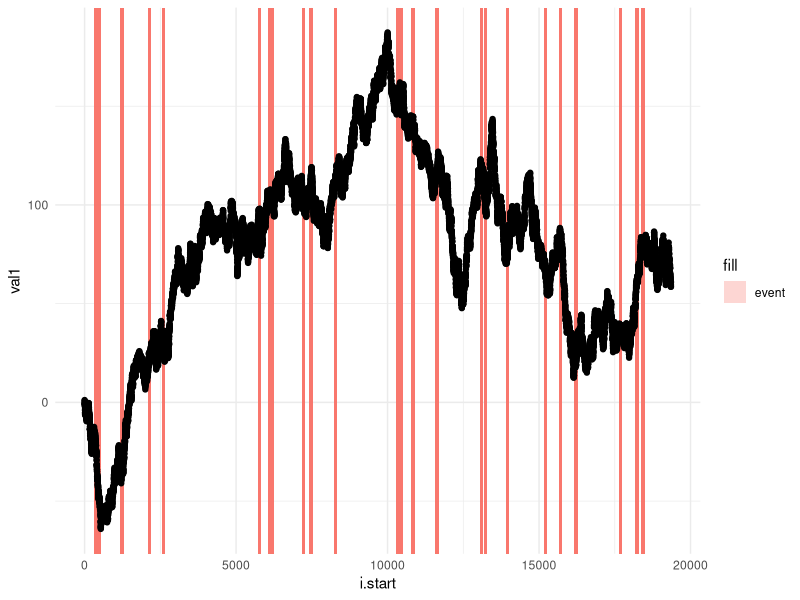

Write the R code that produced this figure.
## ---- chunk 1
library(data.table)

(x = data.table(start=c(5,31,22,16), end=c(8,50,25,18), val2 = 7:10))
(y = data.table(start=c(10, 20, 30), end=c(15, 35, 45), val1 = 1:3))
## ---- chunk 2
setkey(y, start, end)
## ---- chunk 3
foverlaps(x, y, type = "any")
## ---- chunk 4
foverlaps(x, y, type = "within")
## ---- chunk 5
seq_dates  <- seq(as.IDate("1970-01-01"), as.IDate("2022-12-31", origin = "1900-01-01"), by = "days")
## ---- chunk 6
seq_dates <- as.numeric(seq_dates)
## ---- chunk 7
set.seed(1401L)
random_walk <- cumsum(rnorm(n = length(seq_dates)))
## ---- chunk 8
(dt_x <- data.table(val1 = random_walk, start = seq_dates, end = shift(seq_dates, n = 1L, type = "lead")))
dt_x <- na.omit(dt_x, cols = "end")
## ---- chunk 9
set.seed(1401L)
sample_start <- sample(1 : nrow(dt_x), size = 25, replace = FALSE)
sample_end   <- sample_start + sample(100 : 110, size = 25, replace = TRUE)

val2 <- rep(1L, times = 25)

dt_y <- data.table(event = val2, start = sample_start, end = sample_end)
setkey(dt_y, start, end)
## ---- chunk 10
(dt_joined <- foverlaps(dt_x, dt_y, type = "within"))
## ---- chunk 11
setnafill(dt_joined, type = "const", fill = 0, cols = "event")
dt_joined
## ---- chunk 12
foverlaps(dt_x, dt_y, type = "within", mult = "all", nomatch = NULL)[,.N]
## ---- chunk 13
foverlaps(dt_x, dt_y, type = "within", mult = "last", nomatch = NULL)[,.N]
## ---- chunk 14
foverlaps(dt_x, dt_y, type = "within", mult = "first", nomatch = NULL)[,.N]
## ---- chunk 15
foverlaps(dt_x, dt_y, type = "within", mult = "all", nomatch = NULL, which = TRUE)
## ---- chunk 16
head(foverlaps(dt_x, dt_y, type = "within", 
               mult = "first", nomatch = NULL, which = TRUE))
## ---- chunk 17
library(ggplot2)

ggplot(data = dt_joined) +
  geom_rect(aes(xmin = start, xmax = end, ymin = -Inf, ymax = Inf, fill = "event"), alpha = 0.3)+
  geom_point(aes (x = i.start, y = val1)) + theme_minimal()

